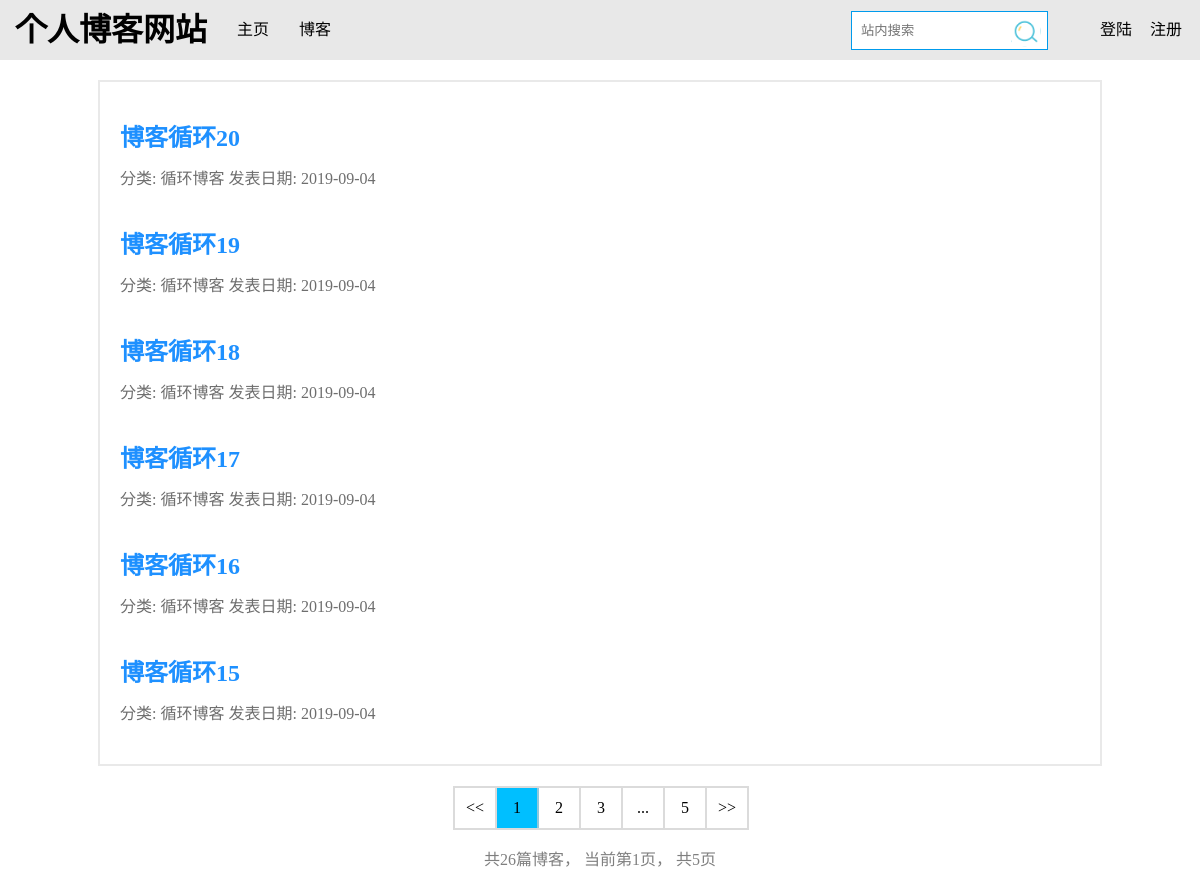
/blog/date/2019/9/4, run on the app's committed database.
### blog_app1/models.py (models this page shows, shortened)
class Blog(models.Model, ReadNumCountExpansion):                                # 继承自定义ReadNumCountExtension阅读计数扩展类
    title = models.CharField(verbose_name='标题', max_length=30, default='标题')
    content = RichTextUploadingField(config_name='ckeditor_all')
    author = models.ForeignKey(settings.AUTH_USER_MODEL, verbose_name='用户',  on_delete=models.CASCADE)
    blog_type = models.ForeignKey(Blog_type, verbose_name='分类', on_delete=models.CASCADE)       # 一对多关联，被关联对象通过.blog_set.all()属性方法，可以获取与之关联的QuerySet
    delete = models.BooleanField(default=True)
    generic_relation = GenericRelation(ReadDateNum)
    creation_time = models.DateTimeField(verbose_name='创建时间', auto_now_add=True)
    modify_time = models.DateTimeField(verbose_name='修改时间', auto_now=True)
    class Meta:
        ordering = ['-creation_time']
        verbose_name = '博客'
        verbose_name_plural = verbose_name

class Blog_type(models.Model):
    type = models.CharField(verbose_name='分类', max_length=20)
    delete = models.BooleanField(default=True)
    class Meta():
        verbose_name = '博客类型'
        verbose_name_plural = verbose_name

### blog_app1/views.py (the view)
# urls.py: path('date/<int:year>/<int:month>/<int:day>', views.blog_date, name='blog_date'),   # 当前博客日期
def blog_date(request, year, month, day):
    blog_dates = Blog.objects.filter(creation_time__year=year, creation_time__month=month, creation_time__day=day, delete=True)         # 获取满足指定日期的所有Model对象，返回QuerySet
    data = get_blog_list_common_data(request, blog_dates)                                                                               # 调用自定义分页器
    data['blog_year_month_day'] = "%s年%s月%s日" % (year, month, day)
    data['blog_dates'] = Blog.objects.dates('creation_time', 'day', order='DESC')
    return render(request, 'blog_date.html', data)

### user/forms.py (shortened to what this page needs)
class LoginForm(forms.Form):
    username_or_email = forms.CharField(
        label='用户名',
        required=False,
        widget=forms.widgets.TextInput(
            attrs={
                'placeholder': '请输入用户名或密码'
            }
        )
    )
    password = forms.CharField(
        label='密码',
        required=False,
        widget=forms.widgets.PasswordInput(
            attrs={
                'placeholder': '请输入密码',
            }
        )
    )

### user/form_user.py (called while the page is built)
def login_form(request):                   # 注意：request形参必须写
    return {'LoginForm': LoginForm()}

### blog_app1/templates/blog_date.html (shortened to what this page needs)
{% extends 'base.html' %}
{% load staticfiles %}
{% block external %}
	<link rel="stylesheet" href="{% static 'CSS/blog_date.css' %}" />
{% endblock %}
{% block content %}
	<div class="blog_home_content_left">
        <div class="blog_home_content_container">
            {% for blog in Blogs %}
                <a href="{% url 'blog_detail' blog.pk %}" title="查看博客详情">
                    <h2>{{ blog.title }}</h2>
                </a>
                <div class="blog_home_content_container_text">
					分类: <a href="type/{{ blog.blog_type.pk }}" class="text_a" title="博客分类">{{ blog.blog_type.type }}</a>
                    <span>发表日期: {{ blog.creation_time|date:"Y-m-d" }}</span>
                </div>
            {% empty %}
                <span style="display:inline-block;">目前没有文章，敬请期待</span>
            {% endfor %}
        </div>
    </div>
    <div class="my_blog_pag">
        <ul>
	        {% if pages.has_previous %}
	            <li><a href="?page={{ pages.previous_page_number }}"><<</a></li>
	        {% else %}
	            <li><span class="no_page"><<</span></li>
	        {% endif %}
	    	{% for page in page_range %}
	    		{% if page == pages.number %}
	    			<li class="current_page" style="background: deepskyblue;"><span >{{ page }}</span></li>
	    		{% elif page == "..." %}
	    			<li class="current_page"><span>{{ page }}</span></li>
	    		{% else %}
	    			<li><a href="?page={{ page }}">{{ page }}</a></li>
	    		{% endif %}
	    	{% endfor %}
	        {% if pages.has_next %}
	            <li><a href="?page={{ pages.next_page_number }}">>></a></li>
	        {% else %}
	            <li><span class="no_page">>></span></li>
	        {% endif %}
        </ul>
    </div>
    <div class="blog_page_details">
        <p>
		          共{{ blogs.count }}篇博客，
		          当前第{{ pages.number }}页，
		          共{{ pages.paginator.num_pages }}页
        </p>
    </div>
{% endblock %}

### blog_app1/static/CSS/blog_date.css (style rules this page uses)
.blog_home_content_left { width: 1000px; margin: 20px auto; border: 2px rgba(217, 217, 217, 0.57) solid; }
.blog_home_content_container { margin: 0 20px 40px 20px; }
.blog_home_content_container a { text-decoration: none; }
.blog_home_content_container a h2 { display: inline-block; color: dodgerblue; margin-top: 1.5em; margin-bottom: 0.5em; }
.blog_home_content_container_text { color: #6e6e6e; }
.blog_home_content_container_text a { color: #6e6e6e; }
.my_blog_pag ul { overflow: hidden; margin-left: 50%; list-style-type: none; padding: 0; border-style: solid; border-width: 2px 0 2px 2px; border-color: rgba(204, 204, 204, 0.71); text-align: center; user-select: none; }
.my_blog_pag ul li { float: left; width: 40px; height: 40px; border-right-style: solid; border-width: 2px; border-color: rgba(204, 204, 204, 0.71); }
.my_blog_pag ul li a { display: block; text-decoration: none; line-height: 40px; color: #000; }
.current_page { line-height: 40px; cursor: default; }
.blog_page_details { cursor: default; margin-top: 1em;; }
.blog_page_details p { text-align: center; color: rgba(0, 0, 0, 0.5); }
.my_blog_pag ul li .no_page { display: block; line-height: 40px; }

### static/CSS/base.css (style rules this page uses)
* { margin: 0; padding: 0; }
a { text-decoration: none; color: #000; }
ul { list-style-type: none; }

### data on the page
Blog: title "博客循环20", blog_type.type "循环博客", creation_time "2019-09-04"
Blog: title "博客循环19", blog_type.type "循环博客", creation_time "2019-09-04"
Blog: title "博客循环18", blog_type.type "循环博客", creation_time "2019-09-04"
Blog: title "博客循环17", blog_type.type "循环博客", creation_time "2019-09-04"
Blog: title "博客循环16", blog_type.type "循环博客", creation_time "2019-09-04"
Blog: title "博客循环15", blog_type.type "循环博客", creation_time "2019-09-04"

### other printed values
{{ page }} "1"
{{ page }} "2" "3" "5"
{{ page }} "..."
{{ blogs.count }} "26"
{{ pages.number }} "1"
{{ pages.paginator.num_pages }} "5"
